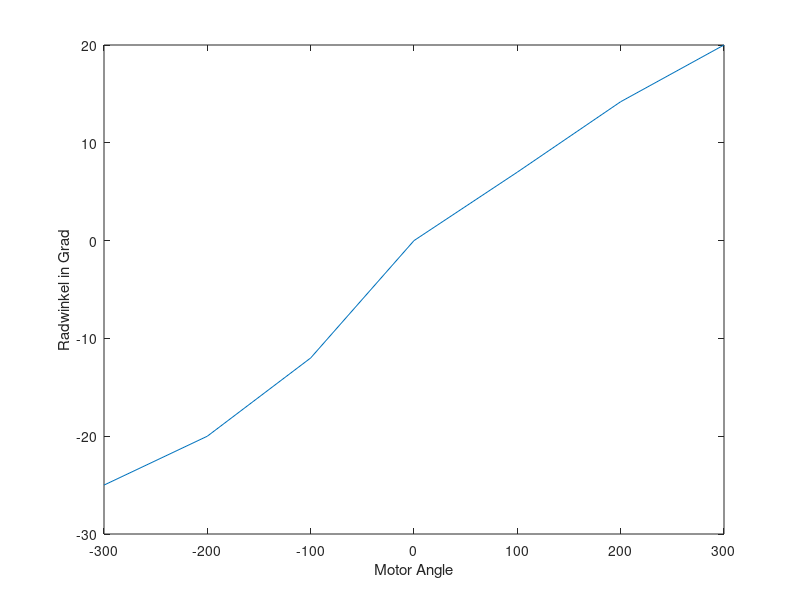
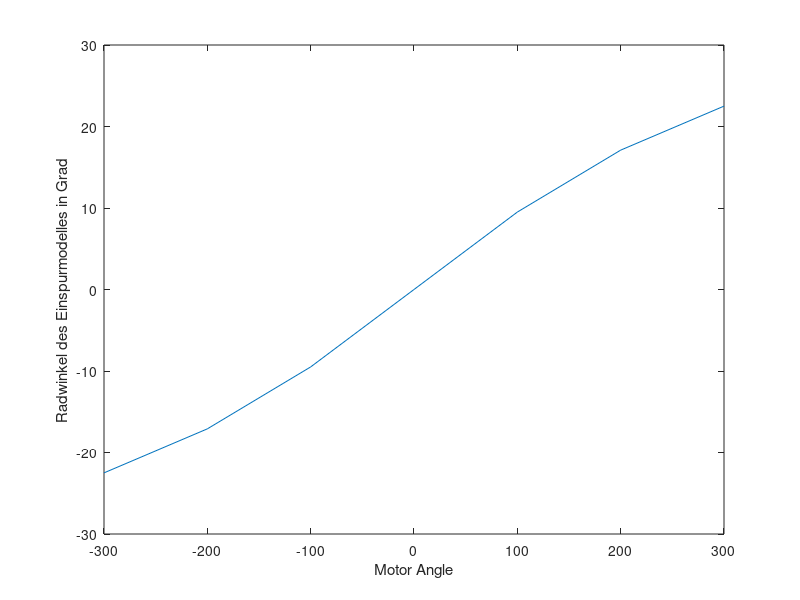

Write the MATLAB code that produced these figures, in order.
%% Lenkwinkel(Motor Angle) stationär

motorangle=[-300 -200 -100 0 100 200 300];     %Regler in Simulink
Radwinkel=[-25 -20 -12 0 7.0 14.2 20]./180*pi;  %gemessen (rechtes Vorderrad)

figure
plot(motorangle,Radwinkel/pi*180);
xlabel('Motor Angle')
ylabel('Radwinkel in Grad')


%Radwinkel=(Radwinkel-flipud(Radwinkel')')*0.5;
%Durchschnitt des Innen- und Außenrades für Einspurmodell (ungefähr)
Radwinkel=[-22.5 -17.1 -9.5 0 9.5 17.1 22.5]./180*pi;   
figure
plot(motorangle,Radwinkel/pi*180);
xlabel('Motor Angle')
ylabel('Radwinkel des Einspurmodelles in Grad')
